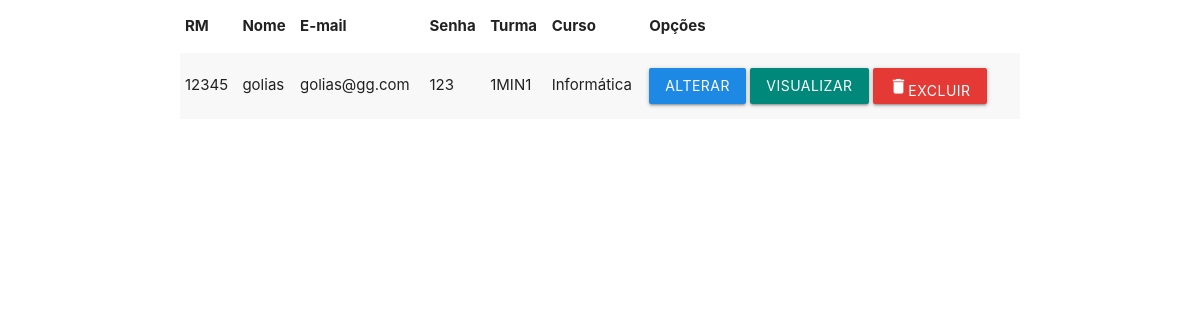
The page /Aquino/administrador/adm-aluno.php on the database its author committed.
### tables this page shows
CREATE TABLE IF NOT EXISTS `tb_aluno` (
  `cd_rm` int(11) NOT NULL,
  `nm_aluno` varchar(100) NOT NULL,
  `ds_imagem` varchar(100) NOT NULL,
  `ds_email` varchar(100) NOT NULL,
  `ds_senha` varchar(100) NOT NULL,
  PRIMARY KEY (`cd_rm`)
);

CREATE TABLE IF NOT EXISTS `tb_turmas` (
  `cd_turmas` int(11) NOT NULL AUTO_INCREMENT,
  `nm_turmas` varchar(100) NOT NULL,
  `id_curso` int(11) NOT NULL,
  `vl_reserva_g` double DEFAULT NULL,
  `vl_reserva_p` double DEFAULT NULL,
  PRIMARY KEY (`cd_turmas`),
  KEY `id_curso` (`id_curso`)
);

CREATE TABLE IF NOT EXISTS `tb_curso` (
  `cd_curso` int(11) NOT NULL AUTO_INCREMENT,
  `nm_curso` varchar(100) NOT NULL,
  PRIMARY KEY (`cd_curso`)
);

### Aquino/administrador/adm-aluno.php (the view, shortened to what this page needs)
<!DOCTYPE html>
<html>
<head>
    <link rel="stylesheet" href="https://cdnjs.cloudflare.com/ajax/libs/materialize/1.0.0/css/materialize.min.css">
 </head>
    <body>
      <div class="container">
          <table  class="striped">
        <thead>
          <tr>
              <th>RM</th>
              <th>Nome</th>
              <th>E-mail</th>
              <th>Senha</th>
              <th>Turma</th>
              <th>Curso</th>
              <th>Opções</th>
          </tr>
        </thead>
          <tbody>
         <?php
           include('../conexao.php');
             $aluno = "SELECT tb_aluno.nm_aluno AS 'nome', tb_aluno.cd_rm AS 'rm', tb_aluno.ds_email AS 'email', tb_aluno.ds_senha AS 'senha', tb_turmas.nm_turmas AS 'turma', tb_curso.nm_curso AS 'curso'
FROM tb_aluno
INNER JOIN tb_turma_aluno ON ( tb_aluno.cd_rm = tb_turma_aluno.id_rm )
INNER JOIN tb_turmas ON ( tb_turmas.cd_turmas = tb_turma_aluno.id_turmas )
INNER JOIN tb_curso ON ( tb_curso.cd_curso = tb_turmas.id_curso )
LEFT JOIN tb_reserva ON ( tb_reserva.id_aluno1_reserva = tb_aluno.cd_rm
AND tb_reserva.id_aluno2_reserva = tb_aluno.cd_rm )";
             if(!$exealuno = $mysqli -> query($aluno)){
                   $mysqli -> error;
                  }
                  else{
                    while($row = $exealuno->fetch_object()){
                       echo " <tr>
            <td>".$row ->rm."</td>
            <td>".$row ->nome."</td>
            <td>".$row ->email."</td>
            <td>".$row ->senha."</td>
            <td>".$row ->turma."</td>
            <td>".$row ->curso."</td>
            <form action='altera-aluno.php' method='post'>
            <td><button class = 'btn waves-effect blue darken-1' name = 'alterar' id = 'alterar' value= ".$row->rm." >Alterar</button>
            </form>
            <button data-target='modal1' class = 'btn waves-effect  teal darken-1 modal-trigger visualizar' name = 'visualizar' id = 'visualizar' value=".$row->rm." >visualizar</button>
            <button data-target='modal1' class = 'btn waves-effect   red darken-1 modal-trigger excluir' name = 'excluir' id = 'excluir' value=".$row->rm." ><i class='material-icons'>delete</i>Excluir</button> </td>
          </tr>";
                    }
                  }
          ?>
        </tbody>
      </table>
    </div>
   </body>
 </html>

### rows shown on the page
tb_aluno: cd_rm "12345", nm_aluno "golias", ds_email "golias@gg.com", ds_senha "123", tb_turmas.nm_turmas "1MIN1", tb_curso.nm_curso "Informática"
